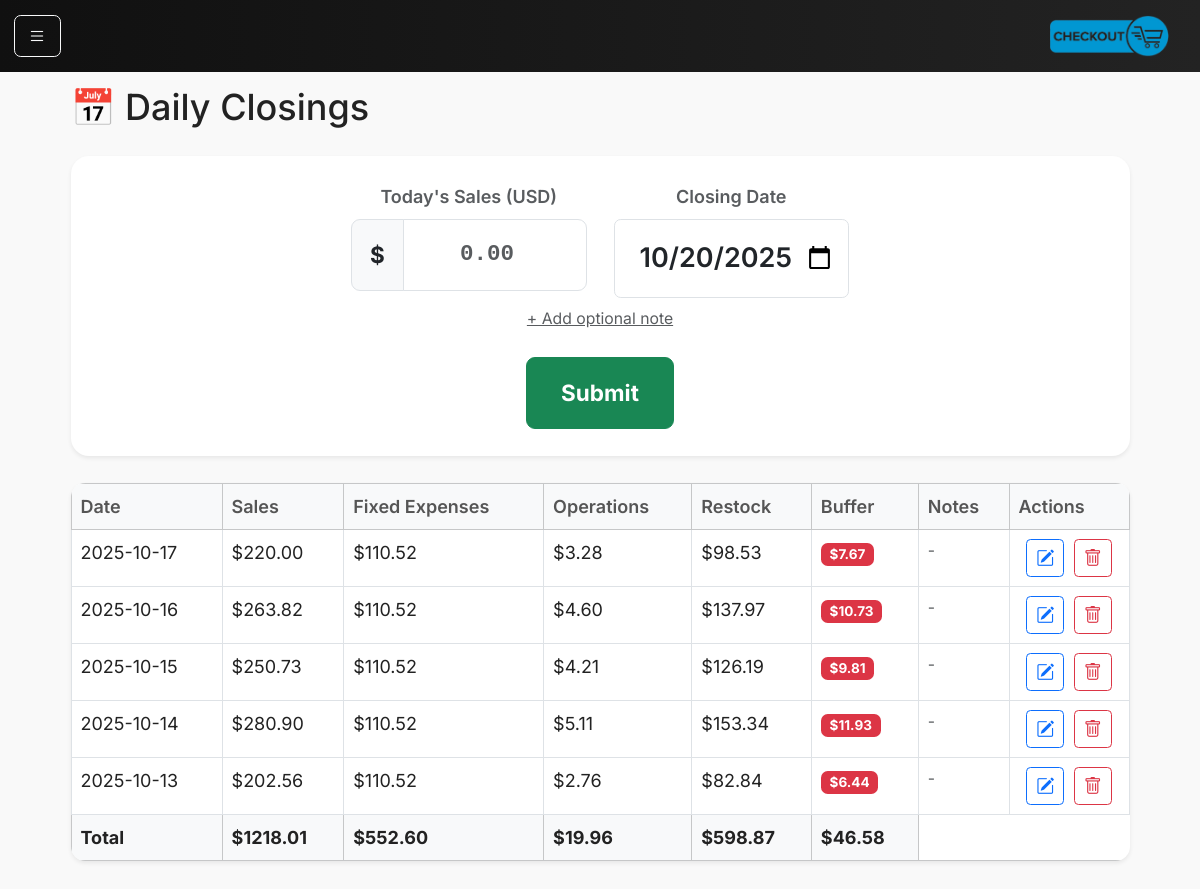
Page /closings on the earlier database version.
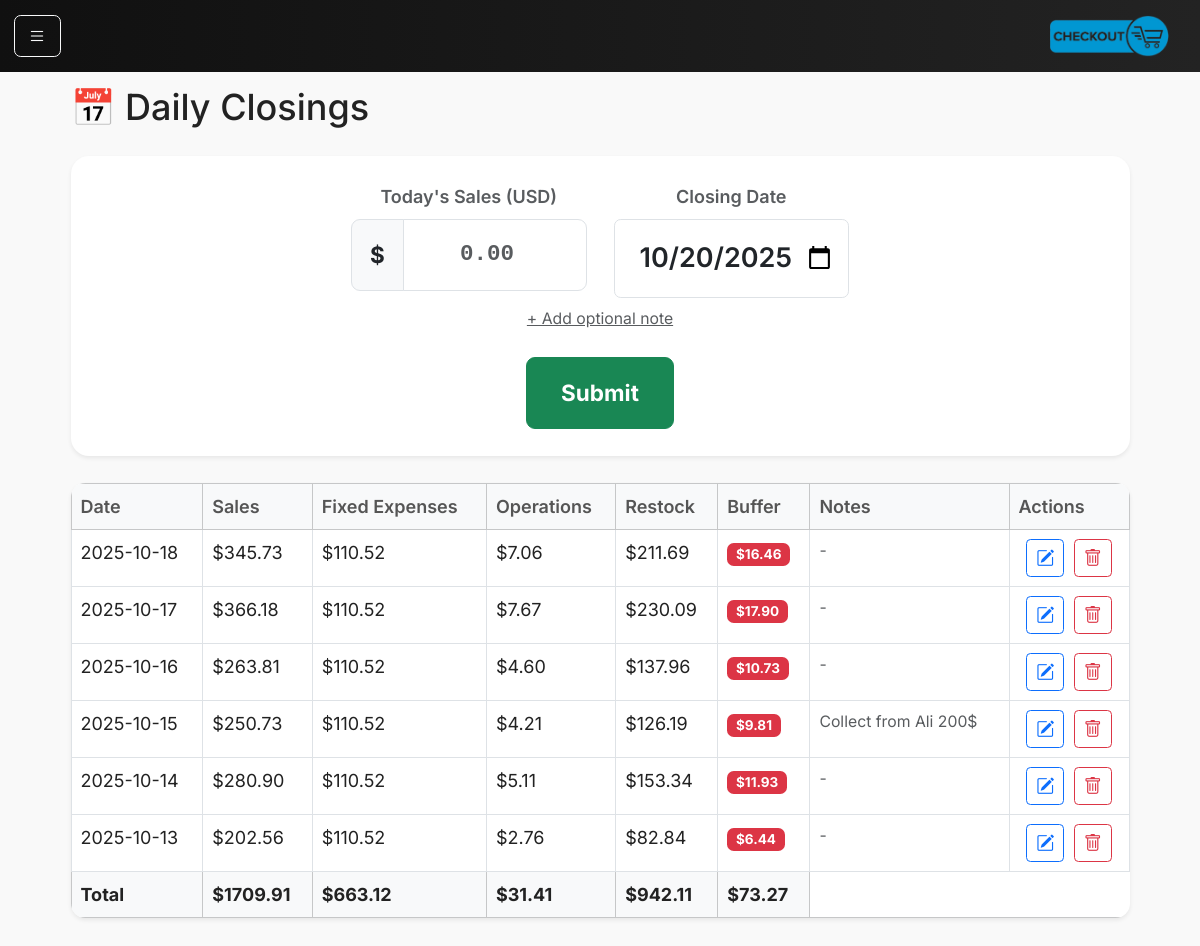
Same page on the later database version.
### models.py (models this page shows)
class DailyClosing(db.Model):
    __tablename__ = "daily_closings"
    id = db.Column(db.Integer, primary_key=True)
    date = db.Column(db.Date, nullable=False, unique=True)
    sales_cents = db.Column(db.Integer, nullable=False)
    fixed_allocation_cents = db.Column(db.Integer, default=0)
    ops_allocation_cents = db.Column(db.Integer, default=0)
    inventory_allocation_cents = db.Column(db.Integer, default=0)
    buffer_allocation_cents = db.Column(db.Integer, default=0)
    payment_mode = db.Column(db.String(20))
    notes = db.Column(db.String(255))
    created_at = db.Column(db.DateTime, default=datetime.utcnow)

### main.py (the view)
@app.route("/closings")
def closings():
    from main import DailyClosing
    all_closings = DailyClosing.query.order_by(DailyClosing.date.desc()).all()
    return render_template("closings.html", closings=all_closings, today=date.today())

### main.py (called while the page is built)
@app.context_processor
def inject_request():
    return dict(request=request)

### templates/closings.html (shortened to what this page needs)
{% extends "base.html" %}
{% block content %}
<div class="container-fluid">
  <div class="d-flex justify-content-between align-items-center mb-3">
    <h2>📅 Daily Closings</h2>
  </div>
  <div class="card shadow-sm mb-4 border-0">
    <div class="card-body py-4">
      <form method="POST" action="{{ url_for('daily_close') }}" class="text-center">
        <div class="row justify-content-center g-4">
          <div class="col-md-3 col-sm-6">
            <label for="sales" class="form-label text-muted fw-semibold fs-6">Today's Sales (USD)</label>
            <div class="input-group input-group-lg">
              <span class="input-group-text bg-light fw-bold">$</span>
              <input type="number" name="sales" id="sales"
                class="form-control text-center display-5 fw-bold py-3 sale-input" min="0" step="0.01"
                placeholder="0.00" required autofocus>
            </div>
          </div>
          <div class="col-md-3 col-sm-6">
            <label for="date" class="form-label text-muted fw-semibold fs-6">Closing Date</label>
            <input type="date" name="date" id="date" class="form-control text-center fs-4 fw-semibold py-3 date-input"
              value="{{ today.isoformat() }}" required>
          </div>
          <a class="small text-muted d-block mt-2" data-bs-toggle="collapse" href="#collapseNotes">
            + Add optional note
          </a>
          <div class="col-md-2 col-sm-6 d-flex align-items-end">
            <button type="submit" class="btn btn-success btn-lg w-100 py-3 fw-bold">
              Submit
            </button>
          </div>
        </div>
      </form>
    </div>
  </div>
  <table class="table table-bordered bg-white shadow-sm">
    <thead class="table-light">
      <tr>
        <th>Date</th>
        <th>Sales</th>
        <th>Fixed Expenses</th>
        <th>Operations</th>
        <th>Restock</th>
        <th>Buffer</th>
        <th>Notes</th>
        <th style="width: 120px;">Actions</th>
      </tr>
    </thead>
    <tbody>
      {% for c in closings %}
      <tr>
        <td>{{ c.date }}</td>
        <td>${{ "%.2f"|format(c.sales_cents / 100) }}</td>
        <td>${{ "%.2f"|format(c.fixed_allocation_cents / 100) }}</td>
        <td>${{ "%.2f"|format(c.ops_allocation_cents / 100) }}</td>
        <td>${{ "%.2f"|format(c.inventory_allocation_cents / 100) }}</td>
        <td>
          <span
            class="badge bg-{% if c.buffer_allocation_cents / c.sales_cents >= 0.4 %}success{% elif c.buffer_allocation_cents / c.sales_cents >= 0.2 %}warning{% else %}danger{% endif %}">
            ${{ "%.2f"|format(c.buffer_allocation_cents / 100) }}
          </span>
        </td>
        <td class="text-start small text-muted">{{ c.notes or "-" }}</td>
        <td class="text-center">
          <button class="btn btn-sm btn-outline-primary me-1" data-bs-toggle="modal" data-bs-target="#editClosingModal"
            data-id="{{ c.id }}" data-date="{{ c.date }}" data-sales="{{ c.sales_cents / 100 }}"
            data-notes="{{ c.notes or '' }}">
            <i class="bi bi-pencil-square"></i>
          </button>
          <button class="btn btn-sm btn-outline-danger" data-bs-toggle="modal" data-bs-target="#deleteClosingModal"
            data-id="{{ c.id }}" data-date="{{ c.date }}">
            <i class="bi bi-trash"></i>
          </button>
        </td>
      </tr>
      {% else %}
      <tr>
        <td colspan="6" class="text-center text-muted">No closings found</td>
      </tr>
      {% endfor %}
    </tbody>
    <tfoot class="table-light fw-bold">
      <tr>
        <td>Total</td>
        <td>
          ${{ '%.2f' % ((closings | sum(attribute='sales_cents', start=0)) / 100) }}
        </td>
        <td>
          ${{ '%.2f' % ((closings | sum(attribute='fixed_allocation_cents', start=0)) / 100) }}
        </td>
        <td>
          ${{ '%.2f' % ((closings | sum(attribute='ops_allocation_cents', start=0)) / 100) }}
        </td>
        <td>
          ${{ '%.2f' % ((closings | sum(attribute='inventory_allocation_cents', start=0)) / 100) }}
        </td>
        <td>
          ${{ '%.2f' % ((closings | sum(attribute='buffer_allocation_cents', start=0)) / 100) }}
        </td>
      </tr>
    </tfoot>
  </table>
</div>
{% endblock %}

### templates/base.html (shortened to what this page needs)
<!doctype html>
<html lang="en">
<head>
    <link href="https://cdn.jsdelivr.net/npm/bootstrap@5.3.3/dist/css/bootstrap.min.css" rel="stylesheet">
    <link href="{{ url_for('static', filename='main.css') }}" rel="stylesheet">
    <link rel="stylesheet" href="https://cdn.jsdelivr.net/npm/bootstrap-icons@1.11.3/font/bootstrap-icons.css">
</head>
<body>
    <nav class="navbar navbar-dark bg-dark fixed-top">
        <div class="container-fluid">
            <button class="btn btn-outline-light me-2" type="button" data-bs-toggle="offcanvas"
                data-bs-target="#sidebar" aria-controls="sidebar">
                <i class="bi bi-list"></i>
            </button>
            <a class="navbar-brand" href="/"><img src="static/assets/logo.png"></a>
        </div>
    </nav>
    <main class="container px-4">
        {% block content %}{% endblock %}
    </main>
    <div class="position-fixed bottom-0 end-0 p-3" style="z-index: 11">
    </div>
</body>
</html>

### static/main.css (style rules this page uses)
html, body { font-family: 'Inter', sans-serif; background-color: #f6f8fb; color: #222; font-size: 18px; padding-top: 25px; background-color: #f9f9f9; }
.navbar { background: linear-gradient(90deg, #101010, #232323); }
.navbar img { max-width: 120px; }
.navbar-brand { font-weight: 700; letter-spacing: 0.5px; font-size: 1.4rem; }
main { padding-top: 2rem; padding-bottom: 2rem; }
.card { border-radius: 1rem; }
.table { border-radius: 0.8rem; overflow: hidden; }
.table th { color: #555; font-weight: 600; }
.table td { color: #222; }
.sale-input { font-family: 'Roboto Mono', monospace; font-size: 2.2rem; transition: box-shadow 0.2s ease; }
.date-input { font-size: 1.5rem; text-align: center; }
.btn-sm i { font-size: 1rem; vertical-align: middle; }

Differences in the rows shown:
added DailyClosing: date "2025-10-18", c.sales_cents/100 "345.73", c.fixed_allocation_cents/100 "110.52", c.ops_allocation_cents/100 "7.06", c.inventory_allocation_cents/100 "211.69", c.buffer_allocation_cents/100 "16.46", notes "-"
changed DailyClosing (number 2 of 6 on the later page): c.sales_cents/100 "220.00" → "366.18"; c.ops_allocation_cents/100 "3.28" → "7.67"; c.inventory_allocation_cents/100 "98.53" → "230.09"; c.buffer_allocation_cents/100 "7.67" → "17.90"
changed DailyClosing (number 3 of 6 on the later page): c.sales_cents/100 "263.82" → "263.81"; c.inventory_allocation_cents/100 "137.97" → "137.96"
changed DailyClosing: notes "-" → "Collect from Ali 200$"
Other differences:
{{ '%.2f' % ((closings | sum(attribute='sales_cents', start=0)) / 100) }}: "1218.01" → "1709.91"
text no longer shown: "552.60 19.96 598.87 46.58"
text now shown: "663.12 31.41 942.11 73.27"
